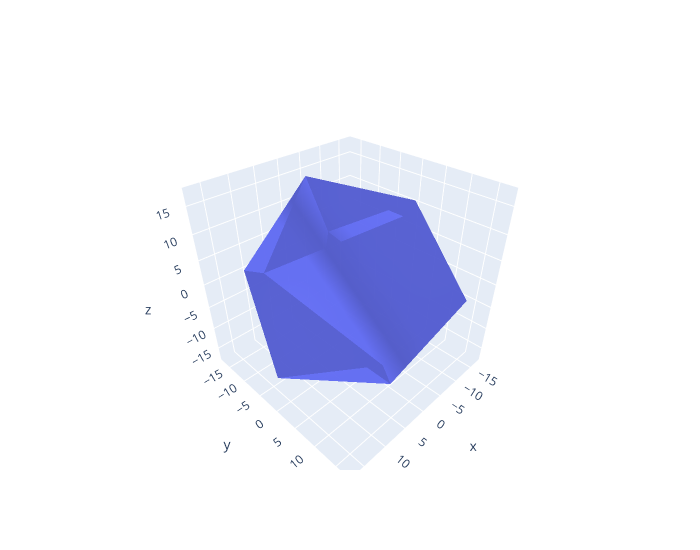

Notebook cell for this chart:
### Code cell
# variable shape
shape = icosahedron
see_mesh(shape)

### Figure 1 — Plotly figure (JSON) as saved in the notebook; plotly's stock layout.template omitted (floating-point values rounded to 4 significant figures)
{"data": [{"i": [0, 0, 0, 0, 0, 1, 5, 11, 10, 7, 3, 3, 3, 3, 3, 4, 2, 6, 8, 9], "j": [11, 5, 1, 7, 10, 5, 11, 10, 7, 1, 9, 4, 2, 6, 8, 9, 4, 2, 6, 8], "k": [5, 1, 7, 10, 11, 9, 4, 2, 6, 8, 4, 2, 6, 8, 9, 5, 11, 10, 7, 1], "opacity": 0.8, "type": "mesh3d", "x": [-10.51, 10.51, -10.51, 10.51, 0.0, 0.0, 0.0, 0.0, 17.01, 17.01, -17.01, -17.01], "y": [17.01, 17.01, -17.01, -17.01, -10.51, 10.51, -10.51, 10.51, 0.0, 0.0, 0.0, 0.0], "z": [0.0, 0.0, 0.0, 0.0, 17.01, 17.01, -17.01, -17.01, -10.51, 10.51, -10.51, 10.51]}], "layout": {"height": 550, "scene": {"aspectmode": "data", "xaxis": {"showgrid": true, "title": {"text": "x"}, "visible": true}, "yaxis": {"showgrid": true, "title": {"text": "y"}, "visible": true}, "zaxis": {"showgrid": true, "title": {"text": "z"}, "visible": true}}, "width": 700}}
